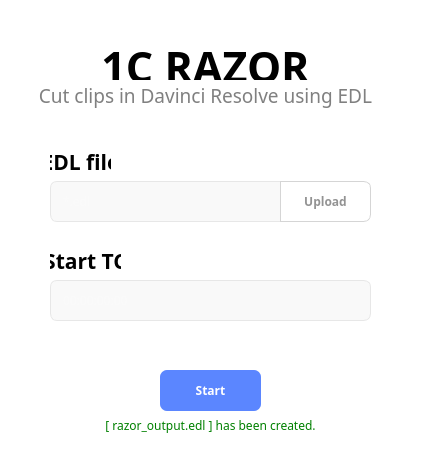
<?xml version="1.0" encoding="UTF-8"?>
<ui version="4.0">
 <class>MainWindow</class>
 <widget class="QMainWindow" name="MainWindow">
  <property name="geometry">
   <rect>
    <x>0</x>
    <y>0</y>
    <width>422</width>
    <height>466</height>
   </rect>
  </property>
  <property name="font">
   <font>
    <family>KOTRA_BOLD</family>
    <bold>true</bold>
   </font>
  </property>
  <property name="windowTitle">
   <string>1C-Razor</string>
  </property>
  <property name="styleSheet">
   <string notr="true">background-color :rgb(255, 255, 255)</string>
  </property>
  <widget class="QWidget" name="centralwidget">
   <widget class="QLineEdit" name="edlpath">
    <property name="geometry">
     <rect>
      <x>50</x>
      <y>181</y>
      <width>241</width>
      <height>41</height>
     </rect>
    </property>
    <property name="palette">
     <palette>
      <active>
       <colorrole role="WindowText">
        <brush brushstyle="SolidPattern">
         <color alpha="216">
          <red>0</red>
          <green>0</green>
          <blue>0</blue>
         </color>
        </brush>
       </colorrole>
       <colorrole role="Button">
        <brush brushstyle="SolidPattern">
         <color alpha="255">
          <red>249</red>
          <green>249</green>
          <blue>249</blue>
         </color>
        </brush>
       </colorrole>
       <colorrole role="Text">
        <brush brushstyle="SolidPattern">
         <color alpha="216">
          <red>1</red>
          <green>1</green>
          <blue>1</blue>
         </color>
        </brush>
       </colorrole>
       <colorrole role="Base">
        <brush brushstyle="SolidPattern">
         <color alpha="255">
          <red>249</red>
          <green>249</green>
          <blue>249</blue>
         </color>
        </brush>
       </colorrole>
       <colorrole role="Window">
        <brush brushstyle="SolidPattern">
         <color alpha="255">
          <red>249</red>
          <green>249</green>
          <blue>249</blue>
         </color>
        </brush>
       </colorrole>
       <colorrole role="PlaceholderText">
        <brush brushstyle="SolidPattern">
         <color alpha="63">
          <red>65</red>
          <green>65</green>
          <blue>65</blue>
         </color>
        </brush>
       </colorrole>
      </active>
      <inactive>
       <colorrole role="WindowText">
        <brush brushstyle="SolidPattern">
         <color alpha="255">
          <red>255</red>
          <green>255</green>
          <blue>255</blue>
         </color>
        </brush>
       </colorrole>
       <colorrole role="Button">
        <brush brushstyle="SolidPattern">
         <color alpha="255">
          <red>249</red>
          <green>249</green>
          <blue>249</blue>
         </color>
        </brush>
       </colorrole>
       <colorrole role="Text">
        <brush brushstyle="SolidPattern">
         <color alpha="255">
          <red>255</red>
          <green>255</green>
          <blue>255</blue>
         </color>
        </brush>
       </colorrole>
       <colorrole role="Base">
        <brush brushstyle="SolidPattern">
         <color alpha="255">
          <red>249</red>
          <green>249</green>
          <blue>249</blue>
         </color>
        </brush>
       </colorrole>
       <colorrole role="Window">
        <brush brushstyle="SolidPattern">
         <color alpha="255">
          <red>249</red>
          <green>249</green>
          <blue>249</blue>
         </color>
        </brush>
       </colorrole>
       <colorrole role="PlaceholderText">
        <brush brushstyle="SolidPattern">
         <color alpha="63">
          <red>255</red>
          <green>255</green>
          <blue>255</blue>
         </color>
        </brush>
       </colorrole>
      </inactive>
      <disabled>
       <colorrole role="WindowText">
        <brush brushstyle="SolidPattern">
         <color alpha="63">
          <red>255</red>
          <green>255</green>
          <blue>255</blue>
         </color>
        </brush>
       </colorrole>
       <colorrole role="Button">
        <brush brushstyle="SolidPattern">
         <color alpha="255">
          <red>249</red>
          <green>249</green>
          <blue>249</blue>
         </color>
        </brush>
       </colorrole>
       <colorrole role="Text">
        <brush brushstyle="SolidPattern">
         <color alpha="63">
          <red>255</red>
          <green>255</green>
          <blue>255</blue>
         </color>
        </brush>
       </colorrole>
       <colorrole role="Base">
        <brush brushstyle="SolidPattern">
         <color alpha="255">
          <red>249</red>
          <green>249</green>
          <blue>249</blue>
         </color>
        </brush>
       </colorrole>
       <colorrole role="Window">
        <brush brushstyle="SolidPattern">
         <color alpha="255">
          <red>249</red>
          <green>249</green>
          <blue>249</blue>
         </color>
        </brush>
       </colorrole>
       <colorrole role="PlaceholderText">
        <brush brushstyle="SolidPattern">
         <color alpha="63">
          <red>255</red>
          <green>255</green>
          <blue>255</blue>
         </color>
        </brush>
       </colorrole>
      </disabled>
     </palette>
    </property>
    <property name="font">
     <font>
      <family>Roboto Flex</family>
      <stylestrategy>PreferDefault</stylestrategy>
      <kerning>true</kerning>
     </font>
    </property>
    <property name="mouseTracking">
     <bool>true</bool>
    </property>
    <property name="tabletTracking">
     <bool>false</bool>
    </property>
    <property name="toolTip">
     <string notr="true"/>
    </property>
    <property name="statusTip">
     <string notr="true"/>
    </property>
    <property name="whatsThis">
     <string notr="true"/>
    </property>
    <property name="accessibleName">
     <string notr="true"/>
    </property>
    <property name="autoFillBackground">
     <bool>false</bool>
    </property>
    <property name="styleSheet">
     <string notr="true">border-radius : 7px;
background : rgb(249, 249, 249);
border : 1px solid rgb(231, 231, 231);
padding-left : 10px; </string>
    </property>
    <property name="inputMask">
     <string notr="true"/>
    </property>
    <property name="text">
     <string notr="true"/>
    </property>
    <property name="frame">
     <bool>true</bool>
    </property>
    <property name="readOnly">
     <bool>true</bool>
    </property>
    <property name="placeholderText">
     <string notr="true">*.edl</string>
    </property>
    <property name="clearButtonEnabled">
     <bool>false</bool>
    </property>
   </widget>
   <widget class="QPushButton" name="upload">
    <property name="geometry">
     <rect>
      <x>280</x>
      <y>181</y>
      <width>91</width>
      <height>41</height>
     </rect>
    </property>
    <property name="font">
     <font>
      <family>SUIT</family>
      <bold>true</bold>
     </font>
    </property>
    <property name="cursor">
     <cursorShape>PointingHandCursor</cursorShape>
    </property>
    <property name="toolTip">
     <string notr="true"/>
    </property>
    <property name="statusTip">
     <string notr="true"/>
    </property>
    <property name="whatsThis">
     <string notr="true"/>
    </property>
    <property name="accessibleName">
     <string notr="true"/>
    </property>
    <property name="styleSheet">
     <string notr="true">QPushButton {
border-top-right-radius : 7px;
border-bottom-right-radius: 7px;
background : white;
border : 1.3px solid rgb(213, 213, 213);
color : rgb(147, 147, 147); 
}

QPushButton:hover
{
   	color : rgb(91, 134, 255);
	border :1.3px solid rgb(91, 134, 255);
}</string>
    </property>
    <property name="text">
     <string>Upload</string>
    </property>
   </widget>
   <widget class="QLineEdit" name="linePath">
    <property name="geometry">
     <rect>
      <x>50</x>
      <y>280</y>
      <width>321</width>
      <height>41</height>
     </rect>
    </property>
    <property name="palette">
     <palette>
      <active>
       <colorrole role="WindowText">
        <brush brushstyle="SolidPattern">
         <color alpha="216">
          <red>0</red>
          <green>0</green>
          <blue>0</blue>
         </color>
        </brush>
       </colorrole>
       <colorrole role="Button">
        <brush brushstyle="SolidPattern">
         <color alpha="255">
          <red>249</red>
          <green>249</green>
          <blue>249</blue>
         </color>
        </brush>
       </colorrole>
       <colorrole role="Text">
        <brush brushstyle="SolidPattern">
         <color alpha="216">
          <red>1</red>
          <green>1</green>
          <blue>1</blue>
         </color>
        </brush>
       </colorrole>
       <colorrole role="Base">
        <brush brushstyle="SolidPattern">
         <color alpha="255">
          <red>249</red>
          <green>249</green>
          <blue>249</blue>
         </color>
        </brush>
       </colorrole>
       <colorrole role="Window">
        <brush brushstyle="SolidPattern">
         <color alpha="255">
          <red>249</red>
          <green>249</green>
          <blue>249</blue>
         </color>
        </brush>
       </colorrole>
       <colorrole role="PlaceholderText">
        <brush brushstyle="SolidPattern">
         <color alpha="63">
          <red>65</red>
          <green>65</green>
          <blue>65</blue>
         </color>
        </brush>
       </colorrole>
      </active>
      <inactive>
       <colorrole role="WindowText">
        <brush brushstyle="SolidPattern">
         <color alpha="255">
          <red>255</red>
          <green>255</green>
          <blue>255</blue>
         </color>
        </brush>
       </colorrole>
       <colorrole role="Button">
        <brush brushstyle="SolidPattern">
         <color alpha="255">
          <red>249</red>
          <green>249</green>
          <blue>249</blue>
         </color>
        </brush>
       </colorrole>
       <colorrole role="Text">
        <brush brushstyle="SolidPattern">
         <color alpha="255">
          <red>255</red>
          <green>255</green>
          <blue>255</blue>
         </color>
        </brush>
       </colorrole>
       <colorrole role="Base">
        <brush brushstyle="SolidPattern">
         <color alpha="255">
          <red>249</red>
          <green>249</green>
          <blue>249</blue>
         </color>
        </brush>
       </colorrole>
       <colorrole role="Window">
        <brush brushstyle="SolidPattern">
         <color alpha="255">
          <red>249</red>
          <green>249</green>
          <blue>249</blue>
         </color>
        </brush>
       </colorrole>
       <colorrole role="PlaceholderText">
        <brush brushstyle="SolidPattern">
         <color alpha="63">
          <red>255</red>
          <green>255</green>
          <blue>255</blue>
         </color>
        </brush>
       </colorrole>
      </inactive>
      <disabled>
       <colorrole role="WindowText">
        <brush brushstyle="SolidPattern">
         <color alpha="63">
          <red>255</red>
          <green>255</green>
          <blue>255</blue>
         </color>
        </brush>
       </colorrole>
       <colorrole role="Button">
        <brush brushstyle="SolidPattern">
         <color alpha="255">
          <red>249</red>
          <green>249</green>
          <blue>249</blue>
         </color>
        </brush>
       </colorrole>
       <colorrole role="Text">
        <brush brushstyle="SolidPattern">
         <color alpha="63">
          <red>255</red>
          <green>255</green>
          <blue>255</blue>
         </color>
        </brush>
       </colorrole>
       <colorrole role="Base">
        <brush brushstyle="SolidPattern">
         <color alpha="255">
          <red>249</red>
          <green>249</green>
          <blue>249</blue>
         </color>
        </brush>
       </colorrole>
       <colorrole role="Window">
        <brush brushstyle="SolidPattern">
         <color alpha="255">
          <red>249</red>
          <green>249</green>
          <blue>249</blue>
         </color>
        </brush>
       </colorrole>
       <colorrole role="PlaceholderText">
        <brush brushstyle="SolidPattern">
         <color alpha="63">
          <red>255</red>
          <green>255</green>
          <blue>255</blue>
         </color>
        </brush>
       </colorrole>
      </disabled>
     </palette>
    </property>
    <property name="font">
     <font>
      <family>Roboto Flex</family>
     </font>
    </property>
    <property name="toolTip">
     <string notr="true"/>
    </property>
    <property name="statusTip">
     <string notr="true"/>
    </property>
    <property name="whatsThis">
     <string notr="true"/>
    </property>
    <property name="accessibleName">
     <string notr="true"/>
    </property>
    <property name="styleSheet">
     <string notr="true">border-radius : 7px;
background : rgb(249, 249, 249);
border : 1px solid rgb(231, 231, 231);
padding-left : 10px;</string>
    </property>
    <property name="inputMask">
     <string notr="true"/>
    </property>
    <property name="text">
     <string notr="true"/>
    </property>
    <property name="readOnly">
     <bool>false</bool>
    </property>
    <property name="placeholderText">
     <string notr="true">00:00:00:00</string>
    </property>
    <property name="clearButtonEnabled">
     <bool>true</bool>
    </property>
   </widget>
   <widget class="QPushButton" name="start">
    <property name="geometry">
     <rect>
      <x>160</x>
      <y>370</y>
      <width>101</width>
      <height>41</height>
     </rect>
    </property>
    <property name="font">
     <font>
      <family>SUIT</family>
      <bold>true</bold>
     </font>
    </property>
    <property name="cursor">
     <cursorShape>PointingHandCursor</cursorShape>
    </property>
    <property name="toolTip">
     <string notr="true"/>
    </property>
    <property name="statusTip">
     <string notr="true"/>
    </property>
    <property name="whatsThis">
     <string notr="true"/>
    </property>
    <property name="accessibleName">
     <string notr="true"/>
    </property>
    <property name="styleSheet">
     <string notr="true">QPushButton {border-radius: 7px;
background : rgb(91, 134, 255);
color : white; }

QPushButton::hover {
	background : rgb(71, 104, 200);
}</string>
    </property>
    <property name="text">
     <string>Start</string>
    </property>
   </widget>
   <widget class="QLabel" name="label">
    <property name="geometry">
     <rect>
      <x>50</x>
      <y>141</y>
      <width>61</width>
      <height>41</height>
     </rect>
    </property>
    <property name="font">
     <font>
      <family>Roboto Flex</family>
      <pointsize>16</pointsize>
      <bold>true</bold>
     </font>
    </property>
    <property name="toolTip">
     <string notr="true"/>
    </property>
    <property name="statusTip">
     <string notr="true"/>
    </property>
    <property name="whatsThis">
     <string notr="true"/>
    </property>
    <property name="accessibleName">
     <string notr="true"/>
    </property>
    <property name="styleSheet">
     <string notr="true">font-weight : 600;
color : black</string>
    </property>
    <property name="text">
     <string>EDL file</string>
    </property>
    <property name="alignment">
     <set>Qt::AlignCenter</set>
    </property>
   </widget>
   <widget class="QLabel" name="label_6">
    <property name="geometry">
     <rect>
      <x>0</x>
      <y>41</y>
      <width>411</width>
      <height>51</height>
     </rect>
    </property>
    <property name="font">
     <font>
      <family>Roboto Flex</family>
      <pointsize>32</pointsize>
      <italic>false</italic>
      <bold>true</bold>
     </font>
    </property>
    <property name="toolTip">
     <string notr="true"/>
    </property>
    <property name="statusTip">
     <string notr="true"/>
    </property>
    <property name="whatsThis">
     <string notr="true"/>
    </property>
    <property name="accessibleName">
     <string notr="true"/>
    </property>
    <property name="styleSheet">
     <string notr="true">font-weight : 900;
color : black;</string>
    </property>
    <property name="text">
     <string>1C RAZOR</string>
    </property>
    <property name="alignment">
     <set>Qt::AlignCenter</set>
    </property>
   </widget>
   <widget class="QLabel" name="label_2">
    <property name="geometry">
     <rect>
      <x>50</x>
      <y>240</y>
      <width>71</width>
      <height>41</height>
     </rect>
    </property>
    <property name="font">
     <font>
      <family>Roboto Flex</family>
      <pointsize>16</pointsize>
      <bold>true</bold>
     </font>
    </property>
    <property name="toolTip">
     <string notr="true"/>
    </property>
    <property name="statusTip">
     <string notr="true"/>
    </property>
    <property name="whatsThis">
     <string notr="true"/>
    </property>
    <property name="accessibleName">
     <string notr="true"/>
    </property>
    <property name="styleSheet">
     <string notr="true">font-weight : 600;
color : black;</string>
    </property>
    <property name="text">
     <string>Start TC</string>
    </property>
    <property name="alignment">
     <set>Qt::AlignCenter</set>
    </property>
   </widget>
   <widget class="QLabel" name="label_8">
    <property name="geometry">
     <rect>
      <x>0</x>
      <y>80</y>
      <width>411</width>
      <height>31</height>
     </rect>
    </property>
    <property name="font">
     <font>
      <family>Roboto Flex</family>
      <pointsize>14</pointsize>
      <bold>false</bold>
     </font>
    </property>
    <property name="toolTip">
     <string notr="true"/>
    </property>
    <property name="statusTip">
     <string notr="true"/>
    </property>
    <property name="whatsThis">
     <string notr="true"/>
    </property>
    <property name="accessibleName">
     <string notr="true"/>
    </property>
    <property name="styleSheet">
     <string notr="true">color : gray;
font-weight : 300;</string>
    </property>
    <property name="text">
     <string>Cut clips in Davinci Resolve using EDL</string>
    </property>
    <property name="alignment">
     <set>Qt::AlignCenter</set>
    </property>
   </widget>
   <widget class="QLabel" name="Done">
    <property name="geometry">
     <rect>
      <x>0</x>
      <y>410</y>
      <width>421</width>
      <height>31</height>
     </rect>
    </property>
    <property name="font">
     <font>
      <family>Roboto Flex</family>
     </font>
    </property>
    <property name="toolTip">
     <string notr="true"/>
    </property>
    <property name="statusTip">
     <string notr="true"/>
    </property>
    <property name="whatsThis">
     <string notr="true"/>
    </property>
    <property name="accessibleName">
     <string notr="true"/>
    </property>
    <property name="styleSheet">
     <string notr="true">color : green</string>
    </property>
    <property name="text">
     <string>[ razor_output.edl ] has been created.</string>
    </property>
    <property name="alignment">
     <set>Qt::AlignCenter</set>
    </property>
   </widget>
   <zorder>Done</zorder>
   <zorder>label_2</zorder>
   <zorder>label</zorder>
   <zorder>linePath</zorder>
   <zorder>edlpath</zorder>
   <zorder>upload</zorder>
   <zorder>start</zorder>
   <zorder>label_6</zorder>
   <zorder>label_8</zorder>
  </widget>
  <widget class="QStatusBar" name="statusbar"/>
 </widget>
 <resources/>
 <connections/>
</ui>
